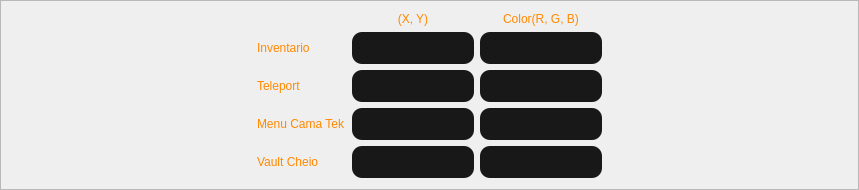
            <widget class="QFrame" name="yellow_frame_2">
             <property name="styleSheet">
              <string notr="true">/*background-color: rgb(251, 255, 0);</string>
             </property>
             <property name="frameShape">
              <enum>QFrame::StyledPanel</enum>
             </property>
             <property name="frameShadow">
              <enum>QFrame::Raised</enum>
             </property>
             <layout class="QGridLayout" name="gridLayout_5">
              <item row="3" column="1">
               <widget class="QLabel" name="label_27">
                <property name="styleSheet">
                 <string notr="true">color: rgb(255, 137, 1);
font: 87 12pt &quot;Arial Black&quot;;</string>
                </property>
                <property name="text">
                 <string>Menu Cama Tek</string>
                </property>
               </widget>
              </item>
              <item row="2" column="2">
               <widget class="QLineEdit" name="lineEdit_9">
                <property name="styleSheet">
                 <string notr="true">QLineEdit {
border: 0px solid rgb(45, 45, 45);
border-radius: 10px;
padding: 8px;
background-color: rgb(24, 24, 24);
color: rgb(80, 80, 80);
	font: 87 8pt &quot;Arial Black&quot;;
}

QLineEdit:hover {
border: 1px solid rgb(27, 27, 27);
}

QLineEdit:focus {
border: 1x solid rgb(255, 137, 1);
color: rgb(255, 255, 255)
}

</string>
                </property>
               </widget>
              </item>
              <item row="3" column="2">
               <widget class="QLineEdit" name="lineEdit_14">
                <property name="styleSheet">
                 <string notr="true">QLineEdit {
border: 0px solid rgb(45, 45, 45);
border-radius: 10px;
padding: 8px;
background-color: rgb(24, 24, 24);
color: rgb(80, 80, 80);
	font: 87 8pt &quot;Arial Black&quot;;
}

QLineEdit:hover {
border: 1px solid rgb(27, 27, 27);
}

QLineEdit:focus {
border: 1x solid rgb(255, 137, 1);
color: rgb(255, 255, 255)
}

</string>
                </property>
               </widget>
              </item>
              <item row="0" column="2">
               <widget class="QLabel" name="label_17">
                <property name="styleSheet">
                 <string notr="true">color: rgb(255, 137, 1);
font: 87 12pt &quot;Arial Black&quot;;</string>
                </property>
                <property name="text">
                 <string>&lt;html&gt;&lt;head/&gt;&lt;body&gt;&lt;p align=&quot;center&quot;&gt;(X, Y)&lt;/p&gt;&lt;/body&gt;&lt;/html&gt;</string>
                </property>
               </widget>
              </item>
              <item row="4" column="1">
               <widget class="QLabel" name="label_34">
                <property name="styleSheet">
                 <string notr="true">color: rgb(255, 137, 1);
font: 87 12pt &quot;Arial Black&quot;;</string>
                </property>
                <property name="text">
                 <string>Vault Cheio</string>
                </property>
               </widget>
              </item>
              <item row="1" column="3">
               <widget class="QLineEdit" name="lineEdit_15">
                <property name="styleSheet">
                 <string notr="true">QLineEdit {
border: 0px solid rgb(45, 45, 45);
border-radius: 10px;
padding: 8px;
background-color: rgb(24, 24, 24);
color: rgb(80, 80, 80);
	font: 87 8pt &quot;Arial Black&quot;;
}

QLineEdit:hover {
border: 1px solid rgb(27, 27, 27);
}

QLineEdit:focus {
border: 1x solid rgb(255, 137, 1);
color: rgb(255, 255, 255)
}

</string>
                </property>
               </widget>
              </item>
              <item row="2" column="3">
               <widget class="QLineEdit" name="lineEdit_16">
                <property name="styleSheet">
                 <string notr="true">QLineEdit {
border: 0px solid rgb(45, 45, 45);
border-radius: 10px;
padding: 8px;
background-color: rgb(24, 24, 24);
color: rgb(80, 80, 80);
	font: 87 8pt &quot;Arial Black&quot;;
}

QLineEdit:hover {
border: 1px solid rgb(27, 27, 27);
}

QLineEdit:focus {
border: 1x solid rgb(255, 137, 1);
color: rgb(255, 255, 255)
}

</string>
                </property>
               </widget>
              </item>
              <item row="1" column="4">
               <spacer name="horizontalSpacer">
                <property name="orientation">
                 <enum>Qt::Horizontal</enum>
                </property>
                <property name="sizeHint" stdset="0">
                 <size>
                  <width>245</width>
                  <height>0</height>
                 </size>
                </property>
               </spacer>
              </item>
              <item row="4" column="2">
               <widget class="QLineEdit" name="lineEdit_17">
                <property name="styleSheet">
                 <string notr="true">QLineEdit {
border: 0px solid rgb(45, 45, 45);
border-radius: 10px;
padding: 8px;
background-color: rgb(24, 24, 24);
color: rgb(80, 80, 80);
	font: 87 8pt &quot;Arial Black&quot;;
}

QLineEdit:hover {
border: 1px solid rgb(27, 27, 27);
}

QLineEdit:focus {
border: 1x solid rgb(255, 137, 1);
color: rgb(255, 255, 255)
}

</string>
                </property>
               </widget>
              </item>
              <item row="1" column="1">
               <widget class="QLabel" name="label_25">
                <property name="styleSheet">
                 <string notr="true">color: rgb(255, 137, 1);
font: 87 12pt &quot;Arial Black&quot;;</string>
                </property>
                <property name="text">
                 <string>Inventario</string>
                </property>
               </widget>
              </item>
              <item row="2" column="1">
               <widget class="QLabel" name="label_26">
                <property name="styleSheet">
                 <string notr="true">color: rgb(255, 137, 1);
font: 87 12pt &quot;Arial Black&quot;;</string>
                </property>
                <property name="text">
                 <string>Teleport</string>
                </property>
               </widget>
              </item>
              <item row="0" column="3">
               <widget class="QLabel" name="label_23">
                <property name="styleSheet">
                 <string notr="true">color: rgb(255, 137, 1);
font: 87 12pt &quot;Arial Black&quot;;</string>
                </property>
                <property name="text">
                 <string>&lt;html&gt;&lt;head/&gt;&lt;body&gt;&lt;p align=&quot;center&quot;&gt;Color(R, G, B)&lt;/p&gt;&lt;/body&gt;&lt;/html&gt;</string>
                </property>
               </widget>
              </item>
              <item row="1" column="2">
               <widget class="QLineEdit" name="lineEdit_7">
                <property name="styleSheet">
                 <string notr="true">QLineEdit {
border: 0px solid rgb(45, 45, 45);
border-radius: 10px;
padding: 8px;
background-color: rgb(24, 24, 24);
color: rgb(80, 80, 80);
	font: 87 8pt &quot;Arial Black&quot;;
}

QLineEdit:hover {
border: 1px solid rgb(27, 27, 27);
}

QLineEdit:focus {
border: 1x solid rgb(255, 137, 1);
color: rgb(255, 255, 255)
}

</string>
                </property>
               </widget>
              </item>
              <item row="4" column="3">
               <widget class="QLineEdit" name="lineEdit_25">
                <property name="styleSheet">
                 <string notr="true">QLineEdit {
border: 0px solid rgb(45, 45, 45);
border-radius: 10px;
padding: 8px;
background-color: rgb(24, 24, 24);
color: rgb(80, 80, 80);
	font: 87 8pt &quot;Arial Black&quot;;
}

QLineEdit:hover {
border: 1px solid rgb(27, 27, 27);
}

QLineEdit:focus {
border: 1x solid rgb(255, 137, 1);
color: rgb(255, 255, 255)
}

</string>
                </property>
               </widget>
              </item>
              <item row="3" column="3">
               <widget class="QLineEdit" name="lineEdit_19">
                <property name="styleSheet">
                 <string notr="true">QLineEdit {
border: 0px solid rgb(45, 45, 45);
border-radius: 10px;
padding: 8px;
background-color: rgb(24, 24, 24);
color: rgb(80, 80, 80);
	font: 87 8pt &quot;Arial Black&quot;;
}

QLineEdit:hover {
border: 1px solid rgb(27, 27, 27);
}

QLineEdit:focus {
border: 1x solid rgb(255, 137, 1);
color: rgb(255, 255, 255)
}

</string>
                </property>
               </widget>
              </item>
              <item row="1" column="0">
               <spacer name="horizontalSpacer_2">
                <property name="orientation">
                 <enum>Qt::Horizontal</enum>
                </property>
                <property name="sizeHint" stdset="0">
                 <size>
                  <width>245</width>
                  <height>20</height>
                 </size>
                </property>
               </spacer>
              </item>
             </layout>
            </widget>
